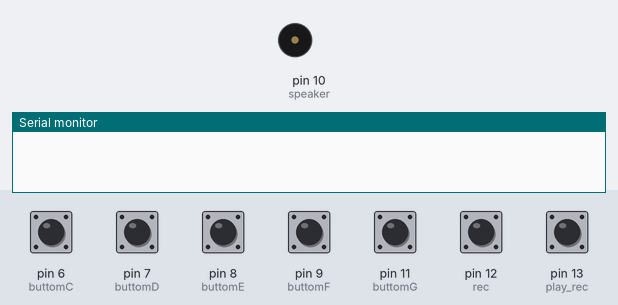
A sketch run on a simulated Arduino Uno, built with avr-gcc and run on an emulated ATmega328P. Shown: buzzer (waves = sounding), the last lines printed to the serial monitor. The inputs (shaded band) are chosen by the test bench; at power-on: pin 12 (rec), pin 13 (play_rec) HIGH, pin 6 (buttomC), pin 7 (buttomD), pin 8 (buttomE), pin 9 (buttomF), pin 11 (buttomG) LOW.

Above: at 1.2 s.
1.3 s: pin 6 (buttomC) pulled HIGH for 0.15 s
At 1.37 s:
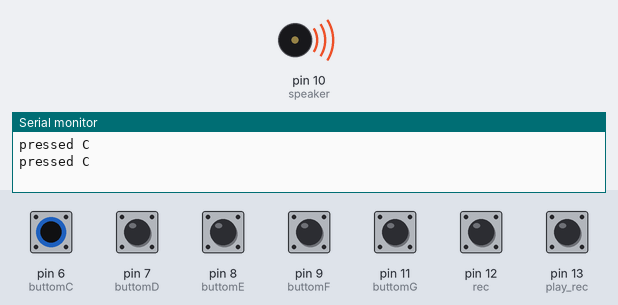
2.9 s: pin 7 (buttomD) pulled HIGH for 0.15 s
At 3.4 s:
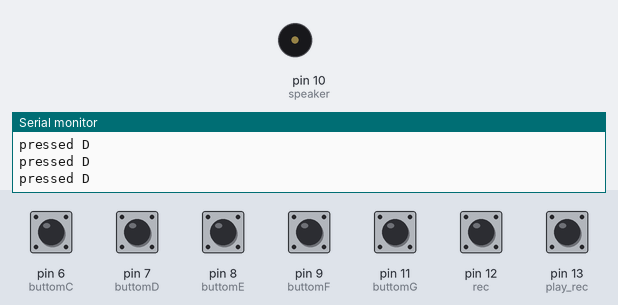
4.5 s: pin 8 (buttomE) pulled HIGH for 0.15 s
At 4.58 s:
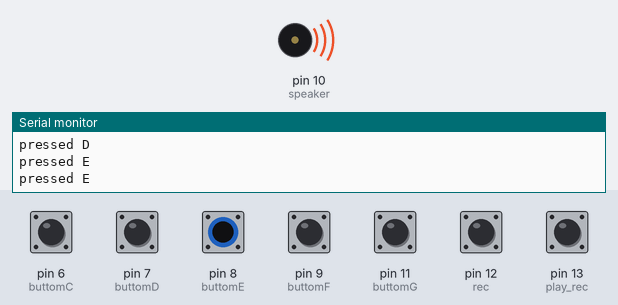
6.1 s: pin 9 (buttomF) pulled HIGH for 0.15 s
At 7.3 s:
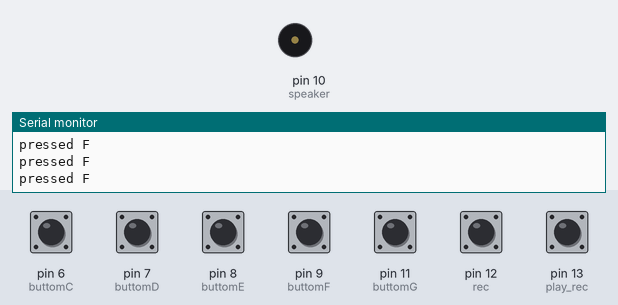
7.7 s: pin 11 (buttomG) pulled HIGH for 0.15 s
At 7.78 s:
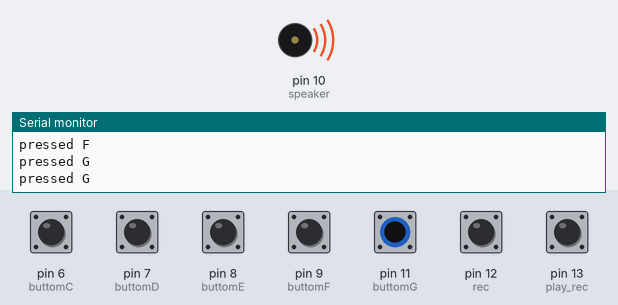
Timing chart, 0 to 10.7 s (numbered marks = the images above; inputs shaded):
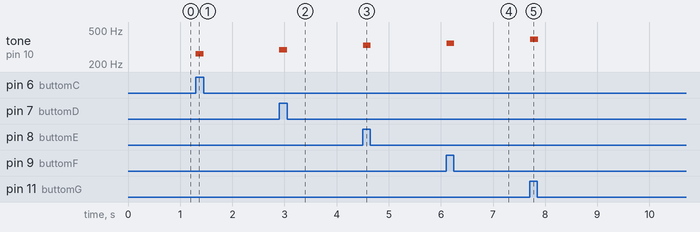

Measured:
- after the input at 1.3 s, tone on pin 10 (speaker): silent → 262 Hz at once, → silent 0.15 s later
- after the input at 2.9 s, tone on pin 10 (speaker): silent → 294 Hz at once, → silent 0.15 s later
- after the input at 4.5 s, tone on pin 10 (speaker): silent → 330 Hz at once, → silent 0.15 s later
- after the input at 6.1 s, tone on pin 10 (speaker): silent → 349 Hz at once, → silent 0.15 s later
- after the input at 7.7 s, tone on pin 10 (speaker): silent → 392 Hz at once, → silent 0.15 s later

The sketch:

Assignment_3.ino
```cpp
#include <ButtonDebounce.h>
#define buttomC 6
#define buttomD 7
#define buttomE 8
#define buttomF 9
#define buttomG 11
#define rec 12
#define play_rec 13
#define speaker 10

#define C 262
#define D 294
#define E 330
#define F 349
#define G 392

int i=0;
int rec_state, last_note;
int notes[500] = {0,0,0,'x'};

void sound();
void play();

ButtonDebounce button1(13, 20);
void buttonChanged1(int state){
  Serial.println("Changed: " + String(state));
  if(state == HIGH && rec_state == 0){
    Serial.println("--------- Playing");
    play();
  }
}
ButtonDebounce button2(12 , 20);
void buttonChanged2(int state){
  Serial.println("Changed: " + String(state));
  if(state == HIGH && rec_state == 0){
    rec_state = 1;
    i = 0;
    Serial.println("--------- Start Recording");
  }
  else if(state == HIGH && rec_state == 1){
    rec_state = 0;
    notes[i]='x';
    i = 0;
    Serial.println("--------- Stop Recording");
  }
}

void setup(){
   button1.setCallback(buttonChanged1);
   button2.setCallback(buttonChanged2);
   Serial.begin(9600);
   pinMode(buttomC, INPUT);
   pinMode(buttomD, INPUT);
   pinMode(buttomE, INPUT);
   pinMode(buttomF, INPUT);
   pinMode(buttomG, INPUT);
   pinMode(rec, INPUT);
   pinMode(play_rec, INPUT);
   pinMode(speaker, OUTPUT);
}


void loop(){
  int rec_button = digitalRead(rec);
  int play_button = digitalRead(play_rec);
  button1.update();
  button2.update();
  sound();

//  if(rec_button == HIGH && rec_state == 0){
//    rec_state = 1;
//    i = 0;
//    Serial.println("--------- Start Recording");
//  }
//  else if(rec_button == HIGH && rec_state == 1){
//    rec_state = 0;
//    notes[i]='x';
//    i = 0;
//    Serial.println("--------- Stop Recording");
//  }
//  if(play_button == HIGH && rec_state == 0){
//    Serial.println("--------- Playing");
//    play();
//  }
//  delay(50);
}

void sound()
{
  if(digitalRead(buttomC) == 1){
    tone(speaker,C);
    Serial.println("pressed C");
    if(rec_state == 1){
      notes[i] = C;
    }
  }
  else if(digitalRead(buttomD) == 1){
    tone(speaker,D);
    Serial.println("pressed D");
    if(rec_state == 1){
      notes[i] = D;
    }
  }
  else if(digitalRead(buttomE) == 1){
    tone(speaker,E);
    Serial.println("pressed E");
    if(rec_state == 1){
      notes[i] = E;
    }
  }
  else if(digitalRead(buttomF)==1){
    tone(speaker,F);
    Serial.println("pressed F");
    if(rec_state == 1){
      notes[i] = F;
    }
  }
  else if(digitalRead(buttomG) == 1){
    tone(speaker,G);
    Serial.println("pressed G");
    if(rec_state == 1){
      notes[i] = G;
    }
  }
  else{
    if(rec_state == 1){
      notes[i] = 0;
    }
    noTone(speaker);
  }
  delay(50);
  ++i;
}

void play(){
  for(int i=0; notes[i]!='x'; i++){
    if(notes[i]!=0)
    {
      tone(speaker, notes[i]);
    }
    delay(50);
    noTone(speaker);
  }
}
```
